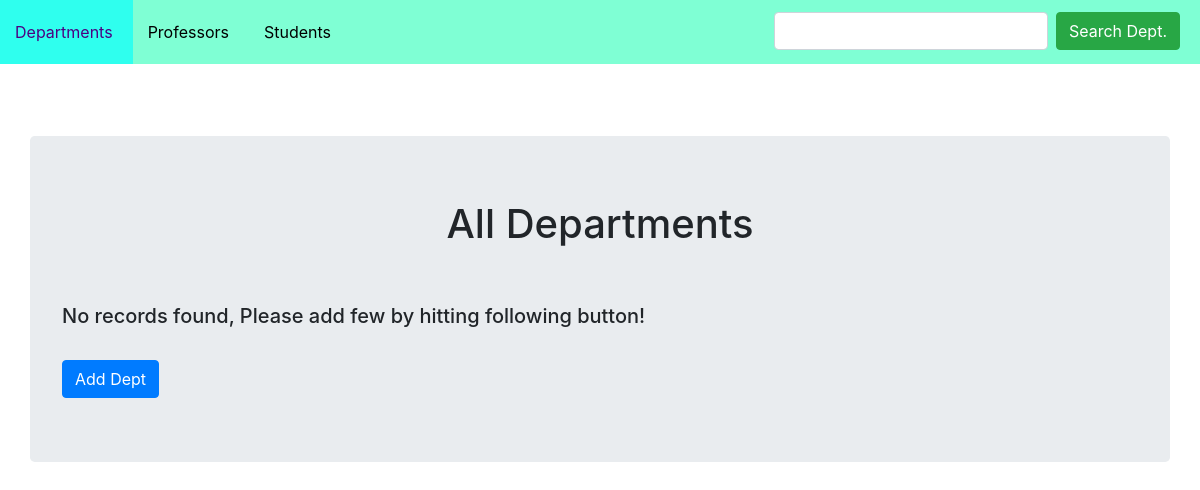
The app's page /dept/retrive/, older data.
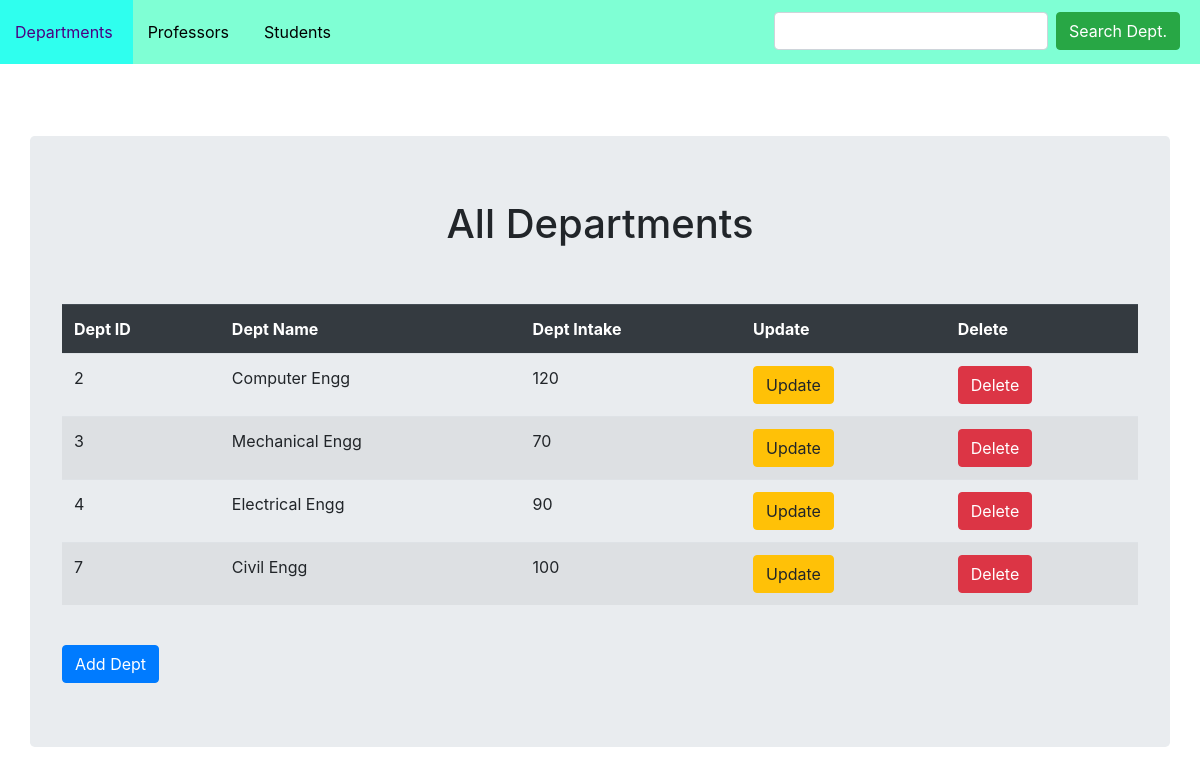
The same page, newer data.
### CollegeApp/models.py (models this page shows, shortened)
class Dept(models.Model):
    name = models.CharField(max_length=32)
    intake = models.IntegerField()

### CollegeApp/views.py (the view)
# urls.py: path('retrive/',DeptListView.as_view(),name='retrive_dept'),
class DeptListView(ListView):
    model = Dept

### templates/CollegeApp/dept_list.html (shortened to what this page needs)
{% extends 'layout.html' %}
{% block search %}
    <div style="margin-right: 20px;" class="form-inline my-2 my-lg-0">
        <form action="{% url 'search_dept' %}" class="form-inline my-2 my-lg-0">
            <input type="text" name="dept_name" class="form-control mr-sm-2" autocomplete="off">
            <input type="submit" value="Search Dept." class="btn btn-success my-2 my-sm-0">
        </form>
    </div>
{% endblock %}
{% block content %}
    <div class="container jumbotron">
    <h1 style="text-align: center;">All Departments</h1>
    <br><br>
        {% if object_list %}
            <table class="table table-striped table-hover">
                <tr class="thead-dark">
                    <th>Dept ID</th>
                    <th>Dept Name</th>
                    <th>Dept Intake</th>
                    <th>Update</th>
                    <th>Delete</th>
                </tr>
                {% for dept in object_list %}
                    <tr>
                        <td>{{dept.id}}</td>
                        <td>{{dept.name}}</td>
                        <td>{{dept.intake}}</td>
                        <td><a href="{% url 'update_dept' dept.id %}"><button class="btn btn-warning">Update</button></a></td>
                        <td><a href="{% url 'delete_dept' dept.id %}"><button class="btn btn-danger">Delete</button></a></td>
                    </tr>
                {% endfor %}
            </table>
            <br>
            <a href="{% url 'create_dept' %}">
                <button class="btn btn-primary">
                    Add Dept
                </button>
            </a>
        {% else %}
            <h5>No records found, Please add few by hitting following button!</h5>
            <br>
            <a href="{% url 'create_dept' %}">
                <button class="btn btn-primary">
                    Add Dept
                </button>
            </a>
        {% endif %}
    </div>
{% endblock %}

Row changes from the older to the newer data that the page shows:
added Dept: id "2", name "Computer Engg", intake "120"
added Dept: id "3", name "Mechanical Engg", intake "70"
added Dept: id "4", name "Electrical Engg", intake "90"
added Dept: id "7", name "Civil Engg", intake "100"
Text that changed along with them:
text no longer shown: "No records found, Please add few by hitting following button!"
text now shown: "Dept ID Dept Name Dept Intake Update Delete"
